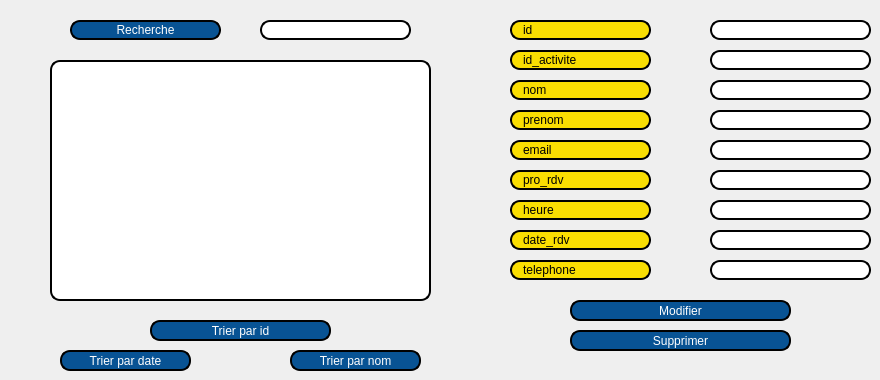
     <widget class="QWidget" name="tab_8">
      <attribute name="title">
       <string>Afficher les rendezvous</string>
      </attribute>
      <widget class="QTableView" name="tabrdv">
       <property name="geometry">
        <rect>
         <x>50</x>
         <y>60</y>
         <width>381</width>
         <height>241</height>
        </rect>
       </property>
       <property name="styleSheet">
        <string notr="true">border: 2px solid black;
font: 75 8pt &quot;MS Shell Dlg 2&quot;;
border-radius: 10px;
padding: 0 8px;
background: white;
font: bold, &quot;Comic Sans MS&quot;;;
text-align:center;</string>
       </property>
      </widget>
      <widget class="QLineEdit" name="id_activite_modifier">
       <property name="geometry">
        <rect>
         <x>710</x>
         <y>50</y>
         <width>161</width>
         <height>20</height>
        </rect>
       </property>
       <property name="styleSheet">
        <string notr="true">border: 2px solid black;
font: 75 8pt &quot;MS Shell Dlg 2&quot;;
border-radius: 10px;
padding: 0 8px;
background: white;
font: bold, &quot;Comic Sans MS&quot;;;
text-align:center;</string>
       </property>
      </widget>
      <widget class="QLineEdit" name="nom_rdv_modifier">
       <property name="geometry">
        <rect>
         <x>710</x>
         <y>80</y>
         <width>161</width>
         <height>20</height>
        </rect>
       </property>
       <property name="styleSheet">
        <string notr="true">border: 2px solid black;
font: 75 8pt &quot;MS Shell Dlg 2&quot;;
border-radius: 10px;
padding: 0 8px;
background: white;
font: bold, &quot;Comic Sans MS&quot;;;
text-align:center;</string>
       </property>
      </widget>
      <widget class="QLabel" name="label_30">
       <property name="geometry">
        <rect>
         <x>510</x>
         <y>200</y>
         <width>141</width>
         <height>20</height>
        </rect>
       </property>
       <property name="styleSheet">
        <string notr="true">border: 2px solid black;
font: 75 8pt &quot;MS Shell Dlg 2&quot;;
border-radius: 10px;
padding: 0 8px;
background: #fade02;
font: bold, &quot;Comic Sans MS&quot;;;
text-align:center;</string>
       </property>
       <property name="text">
        <string>heure</string>
       </property>
      </widget>
      <widget class="QLabel" name="label_26">
       <property name="geometry">
        <rect>
         <x>510</x>
         <y>170</y>
         <width>141</width>
         <height>20</height>
        </rect>
       </property>
       <property name="styleSheet">
        <string notr="true">border: 2px solid black;
font: 75 8pt &quot;MS Shell Dlg 2&quot;;
border-radius: 10px;
padding: 0 8px;
background: #fade02;
font: bold, &quot;Comic Sans MS&quot;;;
text-align:center;</string>
       </property>
       <property name="text">
        <string>pro_rdv</string>
       </property>
      </widget>
      <widget class="QLabel" name="label_29">
       <property name="geometry">
        <rect>
         <x>510</x>
         <y>140</y>
         <width>141</width>
         <height>20</height>
        </rect>
       </property>
       <property name="styleSheet">
        <string notr="true">border: 2px solid black;
font: 75 8pt &quot;MS Shell Dlg 2&quot;;
border-radius: 10px;
padding: 0 8px;
background: #fade02;
font: bold, &quot;Comic Sans MS&quot;;;
text-align:center;</string>
       </property>
       <property name="text">
        <string>email</string>
       </property>
      </widget>
      <widget class="QLabel" name="label_27">
       <property name="geometry">
        <rect>
         <x>510</x>
         <y>50</y>
         <width>141</width>
         <height>20</height>
        </rect>
       </property>
       <property name="styleSheet">
        <string notr="true">border: 2px solid black;
font: 75 8pt &quot;MS Shell Dlg 2&quot;;
border-radius: 10px;
padding: 0 8px;
background: #fade02;
font: bold, &quot;Comic Sans MS&quot;;;
text-align:center;</string>
       </property>
       <property name="text">
        <string>id_activite</string>
       </property>
      </widget>
      <widget class="QLineEdit" name="prenom_rdv_modifier">
       <property name="geometry">
        <rect>
         <x>710</x>
         <y>110</y>
         <width>161</width>
         <height>20</height>
        </rect>
       </property>
       <property name="styleSheet">
        <string notr="true">border: 2px solid black;
font: 75 8pt &quot;MS Shell Dlg 2&quot;;
border-radius: 10px;
padding: 0 8px;
background: white;
font: bold, &quot;Comic Sans MS&quot;;;
text-align:center;</string>
       </property>
      </widget>
      <widget class="QLineEdit" name="email_rdv_modifier">
       <property name="geometry">
        <rect>
         <x>710</x>
         <y>140</y>
         <width>161</width>
         <height>20</height>
        </rect>
       </property>
       <property name="styleSheet">
        <string notr="true">border: 2px solid black;
font: 75 8pt &quot;MS Shell Dlg 2&quot;;
border-radius: 10px;
padding: 0 8px;
background: white;
font: bold, &quot;Comic Sans MS&quot;;;
text-align:center;</string>
       </property>
      </widget>
      <widget class="QLabel" name="label_28">
       <property name="geometry">
        <rect>
         <x>510</x>
         <y>80</y>
         <width>141</width>
         <height>20</height>
        </rect>
       </property>
       <property name="styleSheet">
        <string notr="true">border: 2px solid black;
font: 75 8pt &quot;MS Shell Dlg 2&quot;;
border-radius: 10px;
padding: 0 8px;
background: #fade02;
font: bold, &quot;Comic Sans MS&quot;;;
text-align:center;</string>
       </property>
       <property name="text">
        <string>nom</string>
       </property>
      </widget>
      <widget class="QLabel" name="label_24">
       <property name="geometry">
        <rect>
         <x>510</x>
         <y>20</y>
         <width>141</width>
         <height>20</height>
        </rect>
       </property>
       <property name="styleSheet">
        <string notr="true">border: 2px solid black;
font: 75 8pt &quot;MS Shell Dlg 2&quot;;
border-radius: 10px;
padding: 0 8px;
background: #fade02;
font: bold, &quot;Comic Sans MS&quot;;;
text-align:center;</string>
       </property>
       <property name="text">
        <string>id</string>
       </property>
      </widget>
      <widget class="QLineEdit" name="heure_rdv_modifier">
       <property name="geometry">
        <rect>
         <x>710</x>
         <y>200</y>
         <width>161</width>
         <height>20</height>
        </rect>
       </property>
       <property name="styleSheet">
        <string notr="true">border: 2px solid black;
font: 75 8pt &quot;MS Shell Dlg 2&quot;;
border-radius: 10px;
padding: 0 8px;
background: white;
font: bold, &quot;Comic Sans MS&quot;;;
text-align:center;</string>
       </property>
      </widget>
      <widget class="QLabel" name="label_31">
       <property name="geometry">
        <rect>
         <x>510</x>
         <y>230</y>
         <width>141</width>
         <height>20</height>
        </rect>
       </property>
       <property name="styleSheet">
        <string notr="true">border: 2px solid black;
font: 75 8pt &quot;MS Shell Dlg 2&quot;;
border-radius: 10px;
padding: 0 8px;
background: #fade02;
font: bold, &quot;Comic Sans MS&quot;;;
text-align:center;</string>
       </property>
       <property name="text">
        <string>date_rdv</string>
       </property>
      </widget>
      <widget class="QLineEdit" name="tel_rdv_modifier">
       <property name="geometry">
        <rect>
         <x>710</x>
         <y>260</y>
         <width>161</width>
         <height>20</height>
        </rect>
       </property>
       <property name="styleSheet">
        <string notr="true">border: 2px solid black;
font: 75 8pt &quot;MS Shell Dlg 2&quot;;
border-radius: 10px;
padding: 0 8px;
background: white;
font: bold, &quot;Comic Sans MS&quot;;;
text-align:center;</string>
       </property>
      </widget>
      <widget class="QLabel" name="label_25">
       <property name="geometry">
        <rect>
         <x>510</x>
         <y>110</y>
         <width>141</width>
         <height>20</height>
        </rect>
       </property>
       <property name="styleSheet">
        <string notr="true">border: 2px solid black;
font: 75 8pt &quot;MS Shell Dlg 2&quot;;
border-radius: 10px;
padding: 0 8px;
background: #fade02;
font: bold, &quot;Comic Sans MS&quot;;;
text-align:center;</string>
       </property>
       <property name="text">
        <string>prenom</string>
       </property>
      </widget>
      <widget class="QLabel" name="label_32">
       <property name="geometry">
        <rect>
         <x>510</x>
         <y>260</y>
         <width>141</width>
         <height>20</height>
        </rect>
       </property>
       <property name="styleSheet">
        <string notr="true">border: 2px solid black;
font: 75 8pt &quot;MS Shell Dlg 2&quot;;
border-radius: 10px;
padding: 0 8px;
background: #fade02;
font: bold, &quot;Comic Sans MS&quot;;;
text-align:center;</string>
       </property>
       <property name="text">
        <string>telephone</string>
       </property>
      </widget>
      <widget class="QLineEdit" name="date_rdv_modifier">
       <property name="geometry">
        <rect>
         <x>710</x>
         <y>230</y>
         <width>161</width>
         <height>20</height>
        </rect>
       </property>
       <property name="styleSheet">
        <string notr="true">border: 2px solid black;
font: 75 8pt &quot;MS Shell Dlg 2&quot;;
border-radius: 10px;
padding: 0 8px;
background: white;
font: bold, &quot;Comic Sans MS&quot;;;
text-align:center;</string>
       </property>
      </widget>
      <widget class="QLineEdit" name="pro_rdv_modifier">
       <property name="geometry">
        <rect>
         <x>710</x>
         <y>170</y>
         <width>161</width>
         <height>20</height>
        </rect>
       </property>
       <property name="styleSheet">
        <string notr="true">border: 2px solid black;
font: 75 8pt &quot;MS Shell Dlg 2&quot;;
border-radius: 10px;
padding: 0 8px;
background: white;
font: bold, &quot;Comic Sans MS&quot;;;
text-align:center;</string>
       </property>
      </widget>
      <widget class="QPushButton" name="Modifier_rdv">
       <property name="geometry">
        <rect>
         <x>570</x>
         <y>300</y>
         <width>221</width>
         <height>21</height>
        </rect>
       </property>
       <property name="styleSheet">
        <string notr="true">border: 2px solid black;
font: 75 8pt &quot;MS Shell Dlg 2&quot;;
border-radius: 10px;
color: rgb(255, 255, 255);
padding: 0 8px;
background: #085394;
font: bold, &quot;Comic Sans MS&quot;;;
text-align:center;</string>
       </property>
       <property name="text">
        <string>Modifier</string>
       </property>
      </widget>
      <widget class="QPushButton" name="Supprimer_rdv">
       <property name="geometry">
        <rect>
         <x>570</x>
         <y>330</y>
         <width>221</width>
         <height>21</height>
        </rect>
       </property>
       <property name="styleSheet">
        <string notr="true">border: 2px solid black;
font: 75 8pt &quot;MS Shell Dlg 2&quot;;
border-radius: 10px;
color: rgb(255, 255, 255);
padding: 0 8px;
background: #085394;
font: bold, &quot;Comic Sans MS&quot;;;
text-align:center;</string>
       </property>
       <property name="text">
        <string>Supprimer</string>
       </property>
      </widget>
      <widget class="QLineEdit" name="Recherche_rdv">
       <property name="geometry">
        <rect>
         <x>260</x>
         <y>20</y>
         <width>151</width>
         <height>20</height>
        </rect>
       </property>
       <property name="styleSheet">
        <string notr="true">border: 2px solid black;
font: 75 8pt &quot;MS Shell Dlg 2&quot;;
border-radius: 10px;
padding: 0 8px;
background: white;
font: bold, &quot;Comic Sans MS&quot;;;
text-align:center;</string>
       </property>
      </widget>
      <widget class="QPushButton" name="pushButton">
       <property name="geometry">
        <rect>
         <x>70</x>
         <y>20</y>
         <width>151</width>
         <height>20</height>
        </rect>
       </property>
       <property name="styleSheet">
        <string notr="true">border: 2px solid black;
font: 75 8pt &quot;MS Shell Dlg 2&quot;;
border-radius: 10px;
color: rgb(255, 255, 255);
padding: 0 8px;
background: #085394;
font: bold, &quot;Comic Sans MS&quot;;;
text-align:center;</string>
       </property>
       <property name="text">
        <string>Recherche</string>
       </property>
      </widget>
      <widget class="QPushButton" name="tri_rdv">
       <property name="geometry">
        <rect>
         <x>60</x>
         <y>350</y>
         <width>131</width>
         <height>21</height>
        </rect>
       </property>
       <property name="styleSheet">
        <string notr="true">border: 2px solid black;
font: 75 8pt &quot;MS Shell Dlg 2&quot;;
border-radius: 10px;
color: rgb(255, 255, 255);
padding: 0 8px;
background: #085394;
font: bold, &quot;Comic Sans MS&quot;;;
text-align:center;</string>
       </property>
       <property name="text">
        <string>Trier par date</string>
       </property>
      </widget>
      <widget class="QLineEdit" name="id_rdv_modifier">
       <property name="geometry">
        <rect>
         <x>710</x>
         <y>20</y>
         <width>161</width>
         <height>20</height>
        </rect>
       </property>
       <property name="styleSheet">
        <string notr="true">border: 2px solid black;
font: 75 8pt &quot;MS Shell Dlg 2&quot;;
border-radius: 10px;
padding: 0 8px;
background: white;
font: bold, &quot;Comic Sans MS&quot;;;
text-align:center;</string>
       </property>
      </widget>
      <widget class="QPushButton" name="tri_rdv_id">
       <property name="geometry">
        <rect>
         <x>150</x>
         <y>320</y>
         <width>181</width>
         <height>21</height>
        </rect>
       </property>
       <property name="styleSheet">
        <string notr="true">border: 2px solid black;
font: 75 8pt &quot;MS Shell Dlg 2&quot;;
border-radius: 10px;
color: rgb(255, 255, 255);
padding: 0 8px;
background: #085394;
font: bold, &quot;Comic Sans MS&quot;;;
text-align:center;</string>
       </property>
       <property name="text">
        <string>Trier par id</string>
       </property>
      </widget>
      <widget class="QPushButton" name="Tri_nom_rdv">
       <property name="geometry">
        <rect>
         <x>290</x>
         <y>350</y>
         <width>131</width>
         <height>21</height>
        </rect>
       </property>
       <property name="styleSheet">
        <string notr="true">border: 2px solid black;
font: 75 8pt &quot;MS Shell Dlg 2&quot;;
border-radius: 10px;
color: rgb(255, 255, 255);
padding: 0 8px;
background: #085394;
font: bold, &quot;Comic Sans MS&quot;;;
text-align:center;</string>
       </property>
       <property name="text">
        <string>Trier par nom</string>
       </property>
      </widget>
     </widget>
